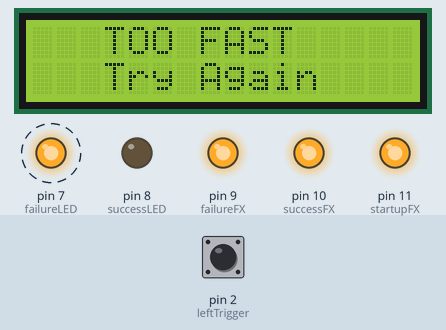
Recording of a sketch running on a simulated Arduino Nano, built with avr-gcc and run on an emulated ATmega328P. Parts: 16×2 character LCD, output pins drawn as LEDs (lit = HIGH). Dashed ring = blinking. The inputs (shaded band) are chosen by the test bench; at power-on: pin 2 (leftTrigger) LOW. Random numbers use the default seed unless the sketch sets one; what the sketch prints to the serial monitor is not drawn.

Above: at 3.3 s.
3.4 s: pin 2 (leftTrigger) pulled HIGH for 1.9 s
At 4.5 s:
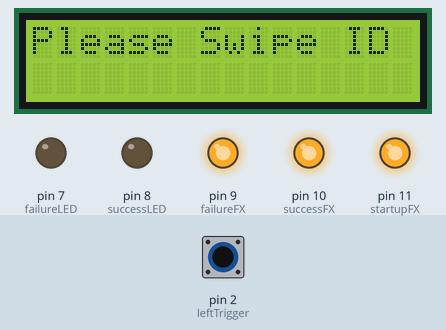
7.3 s: pin 2 (leftTrigger) pulled HIGH for 1.9 s
At 9.61 s:
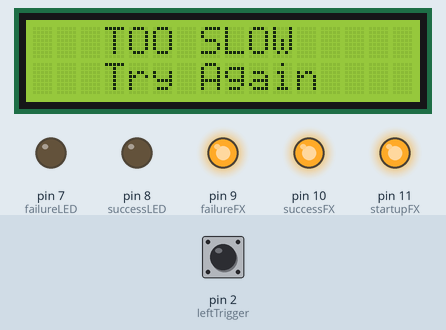
11.4 s: pin 2 (leftTrigger) pulled HIGH for 1.9 s
At 13.9 s:
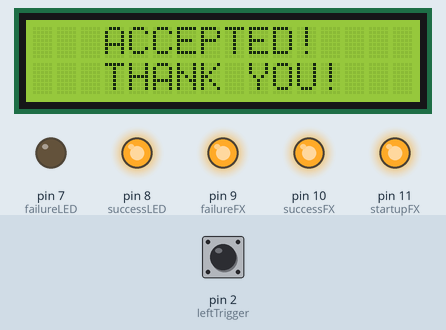
16.8 s: pin 2 (leftTrigger) pulled HIGH for 3.2 s
At 20.41 s:
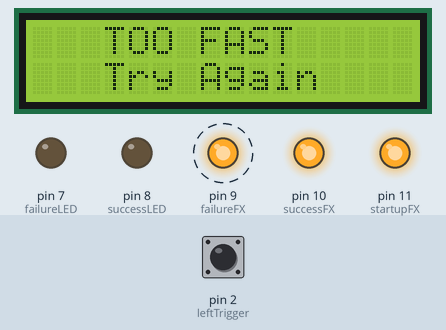
Timing chart, 0 to 23.7 s (numbered marks = the images above; inputs shaded):
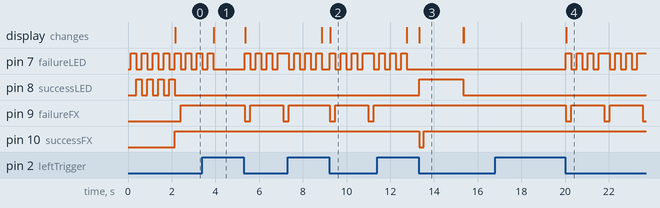

The sketch:

Card_Swipe_Task_Game_Code.ino
```cpp
// This project is to recreate the Card Swipe task form Among Us. Everything is mounted by screws and fixed in place securely. Intended to use with the included model (Card Swipe Task Game v1.3)and to be resin printed.
// The included audio files need to be added to the adafruit soundboard mini in the .wav format and needs to be loaded in the following order:
// 0 - failure
// 1 - success
// 2 - round start
//
// Hardware needed:
// 1 - Arduino nano
// 1 - Adafruit USB mini breakout board
// 1 - Adafruit PAM8302 2.5w audio amplifier
// 1 - 3w 4 ohm 36mm speaker
// 1 - Adafruit ADA2341 AudioFX mini
// 1 - I2C 1602 LCD
// 2 - AITRIP IR Photo interupter Module
// 1 - Green 5mm LED
// 1 - Red 5mm LED
// 1 - 90 degree left angle to panel mount mini usb connector 30 cm
// about 150 cm of rainbow 7 wire
// 12 - 1.7*6mm screws
// 4 - 2.6x8x6mm screws
// 4 - 2.6x5x6mm screws
// 4 - 8-32 x 3/4 flat head philips screws

#include <Wire.h>
#include <LiquidCrystal_I2C.h>

LiquidCrystal_I2C lcd = LiquidCrystal_I2C(0x27, 16, 2);

char *Failure[] = {
  "TOO FAST",
  "TOO SLOW",
  "INVALID ID"
};
long randNumber1;
long randNumber2;
long failure;
long success;
long x;
boolean hasRun = false;
const int leftTrigger = 2;
const int rightTrigger = 3;
const int failureLED = 7;
const int successLED = 8;
const int successFX = 10;
const int failureFX = 9;
const int startupFX = 11;

void setup() {
  Serial.begin(9600);
  lcd.init();
  lcd.init();
  lcd.backlight();
  //lcd.noCursor();
  pinMode(leftTrigger, INPUT);
  pinMode(rightTrigger, INPUT);
  pinMode(failureLED, OUTPUT);
  pinMode(failureFX, OUTPUT);
  pinMode(successLED, OUTPUT);
  pinMode(successFX, OUTPUT);
  pinMode(startupFX, OUTPUT);
  randomSeed(analogRead(0));
  failure < 11;
  success = 11;
  x = 0;

// Startup sequence, alternate flash the success LED and the failure LED while plaing the startupFX audio

  digitalWrite(failureLED, HIGH);
  digitalWrite(startupFX, LOW);
  delay(250);
  digitalWrite(startupFX, HIGH);
  digitalWrite(failureLED, LOW);
  digitalWrite(successLED, HIGH);
  delay(250);
  digitalWrite(successLED, LOW);
  digitalWrite(failureLED, HIGH);
  delay(250);
  digitalWrite(failureLED, LOW);
  digitalWrite(successLED, HIGH);
  delay(250);
  digitalWrite(successLED, LOW);
  digitalWrite(failureLED, HIGH);
  delay(250);
  digitalWrite(failureLED, LOW);
  digitalWrite(successLED, HIGH);
  delay(250);
  digitalWrite(successLED, LOW);
  digitalWrite(failureLED, HIGH);
  delay(250);
  digitalWrite(failureLED, LOW);
  digitalWrite(successLED, HIGH);
  delay(250);
  digitalWrite(successLED, LOW);
}

void loop() {

// Start game: display the "Please Swipe ID" text and set input/output pins to apropriate ready states

  lcd.setCursor(0, 0);
  lcd.print("Please Swipe ID");
  digitalWrite(failureLED, LOW);
  digitalWrite(successLED, LOW);
  digitalWrite(successFX, HIGH);
  digitalWrite(startupFX, HIGH);
  digitalWrite(failureFX, HIGH);

// Intital untriggered state and initilize RNG to have a maximun ramge of 0-12 for the game turns and 0-3 for the individual random failure responses. Serial prints can be removed to speed up processing but I am happy with the speed so i left them in.

  if (digitalRead(leftTrigger) == HIGH) {
    hasRun = false;
    randNumber1 = random(x, 12);
    randNumber2 = random(3);
    Serial.println("hasRun = false");
    Serial.println("x = ");
    Serial.println(x);
    Serial.println("RNG = ");
    Serial.println(randNumber1);
  }
// Triggered state

  while ((hasRun == false) && (digitalRead(leftTrigger) == LOW)) {
    Serial.println(hasRun);

// "Fail" response cycle

    if (randNumber1 < success) {
      Serial.println(Failure[randNumber2]);
      lcd.clear();
      digitalWrite(failureFX, LOW);
      digitalWrite(failureLED, HIGH);
      lcd.setCursor(3, 0);
      lcd.print(Failure[randNumber2]);
      lcd.setCursor(3, 1);
      lcd.print("Try Again");
      delay(240);
      digitalWrite(failureFX, HIGH);
      digitalWrite(failureLED, LOW);
      delay(250);
      digitalWrite(failureLED, HIGH);
      delay(250);
      digitalWrite(failureLED, LOW);
      delay(250);
      digitalWrite(failureLED, HIGH);
      delay(250);
      digitalWrite(failureLED, LOW);
      delay(250);
      digitalWrite(failureLED, HIGH);
      delay(245);
      lcd.clear();
      digitalWrite(failureLED, LOW);
      x++;
      hasRun = false;
    }

  // "Success" response cycle

    else if (randNumber1 >= success) {
      Serial.println("Accepted!");
      lcd.clear();
      digitalWrite(successLED, HIGH);
      digitalWrite(successFX, LOW);
      lcd.setCursor(3, 0);
      lcd.print("ACCEPTED!");
      lcd.setCursor(3, 1);
      lcd.print("THANK YOU!");
      delay(200);
      digitalWrite(successFX, HIGH);
      delay(1799);
      lcd.clear();
      digitalWrite(successLED, LOW);
      x = 0;
      hasRun = true;
    }
  }
}
```

Measured:
- after the input at 3.4 s, the display: changes after 0.51 s (image 1)
- after the input at 7.3 s, the display: first changes after 1.6 s (image 2 shows a later state)
- after the input at 11.4 s, pin 8 (successLED): LOW → HIGH after 1.9 s, → LOW 2.0 s later; pin 10 (successFX): HIGH → LOW after 1.9 s, → HIGH 0.22 s later; the display: first changes after 1.4 s (image 3 shows a later state)
- after the input at 16.8 s, pin 7 (failureLED): LOW → HIGH after 3.2 s, → LOW 0.26 s later, → HIGH 0.25 s later, → LOW 0.25 s later, … (13 changes in this stretch); pin 9 (failureFX): alternates HIGH for 1.5 s and LOW for 0.26 s, starting after 3.2 s; the display: changes after 3.2 s (image 4)
- by itself, pin 7 (failureLED): alternates HIGH for 0.25 s and LOW for 0.25 s, 6 changes in all, then stays LOW
- what the display in image 3 shows lasts 2.0 s, from 13.3 s to 15.3 s
